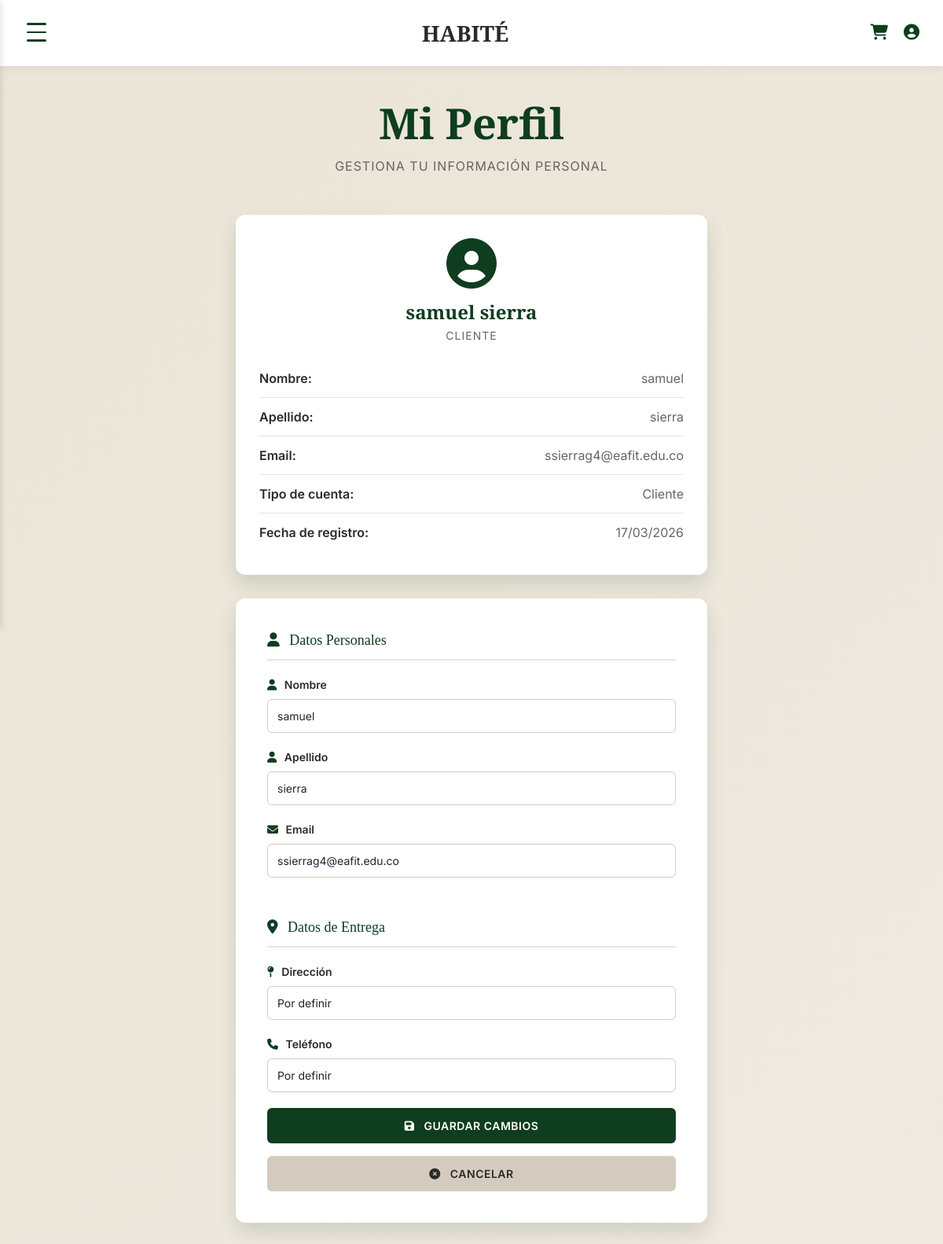
The app's page /perfil/ (signed in), older data.
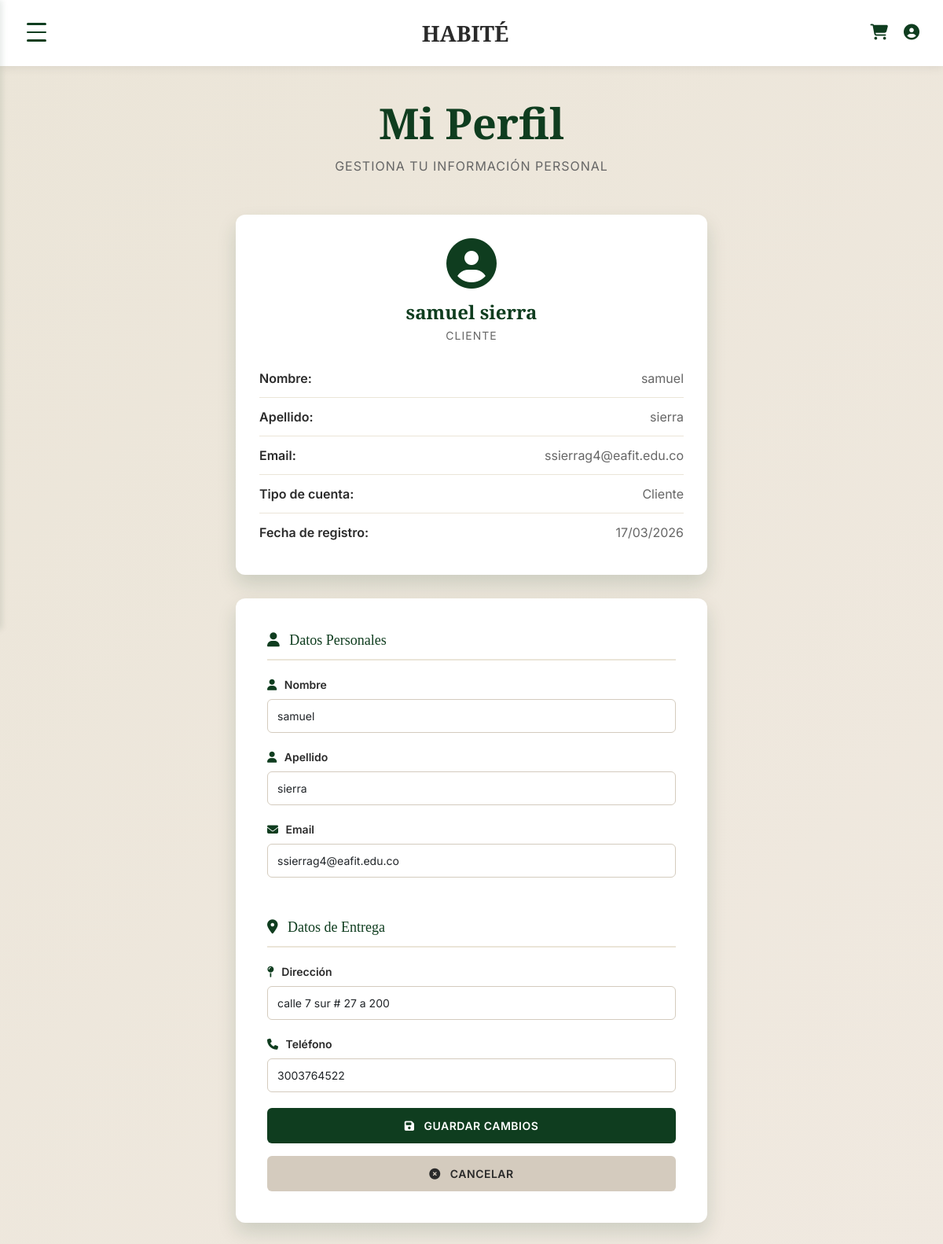
The same page, newer data.
### tienda/models.py (models this page shows, shortened)
class Cliente(models.Model):
    nombre = models.CharField(max_length=100)
    email = models.EmailField(unique=True)
    direccion = models.TextField()
    telefono = models.CharField(max_length=20)

### tienda/views.py (the view, shortened to what this page needs)
# urls.py: path("perfil/", PerfilView.as_view(), name="perfil"),
@method_decorator(login_required(login_url='login'), name='dispatch')
class PerfilView(FormView):
    template_name = "perfil.html"
    form_class = PerfilUsuarioForm
    success_url = reverse_lazy("perfil")
    def get_context_data(self, **kwargs):
        context = super().get_context_data(**kwargs)
        current_user = self.request.user
        cliente = get_object_or_404(Cliente, email=current_user.email)
        if self.request.POST:
            context['usuario_form'] = self.get_form()
            context['cliente_form'] = PerfilClienteForm(self.request.POST, instance=cliente)
        else:
            context['usuario_form'] = PerfilUsuarioForm(instance=current_user)
            context['cliente_form'] = PerfilClienteForm(instance=cliente)
        return context
    def get_form_kwargs(self):
        kwargs = super().get_form_kwargs()
        kwargs['instance'] = self.request.user
        return kwargs

### tienda/forms.py
class PerfilUsuarioForm(forms.ModelForm):
    email = forms.EmailField(
        required=True,
        widget=forms.EmailInput(attrs={
            'class': 'form-control',
            'placeholder': _('correo@ejemplo.com')
        })
    )
    first_name = forms.CharField(
        max_length=100,
        required=True,
        label=_('Nombre'),
        widget=forms.TextInput(attrs={
            'class': 'form-control',
            'placeholder': _('Tu nombre completo')
        })
    )
    last_name = forms.CharField(
        max_length=100,
        required=False,
        label=_('Apellido'),
        widget=forms.TextInput(attrs={
            'class': 'form-control',
            'placeholder': _('Tu apellido (opcional)')
        })
    )
    class Meta:
        model = User
        fields = ['first_name', 'last_name', 'email']

### tienda/templates/perfil.html (shortened to what the changed rows need)
<!DOCTYPE html>
<html lang="es">
<head>
    <link href="https://cdn.jsdelivr.net/npm/bootstrap@5.3.3/dist/css/bootstrap.min.css" rel="stylesheet">
    <link rel="stylesheet" href="https://cdnjs.cloudflare.com/ajax/libs/font-awesome/6.4.0/css/all.min.css">
</head>
<body>
    <main>
        <div class="container">
            <section class="header-section">
                <h1>Mi Perfil</h1>
            </section>
            <div class="user-info">
                <div class="user-avatar">
                    <h2 class="user-name">{{ user.get_full_name|default:user.username }}</h2>
                </div>
            </div>
            <div class="form-container">
                <form method="post">
                    <fieldset>
                        <div class="form-group">
                            <label for="{{ cliente_form.direccion.id_for_label }}" class="form-label">
                                <i class="fas fa-map-pin" style="color: var(--verde); margin-right: 6px;"></i>
                                Dirección
                            </label>
                            {{ cliente_form.direccion }}
                        </div>
                        <div class="form-group">
                            <label for="{{ cliente_form.telefono.id_for_label }}" class="form-label">
                                <i class="fas fa-phone" style="color: var(--verde); margin-right: 6px;"></i>
                                Teléfono
                            </label>
                            {{ cliente_form.telefono }}
                        </div>
                    </fieldset>
                </form>
            </div>
        </div>
    </main>
</body>
</html>

Row changes from the older to the newer data that the page shows:
changed Cliente: direccion "Por definir" → "calle 7 sur # 27 a 200"; telefono "Por definir" → "3003764522"
